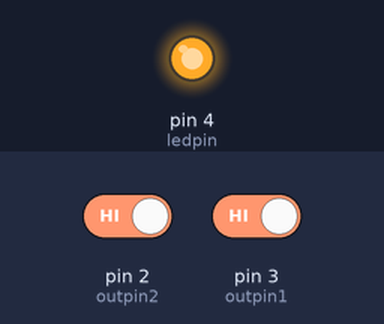
Recording of a sketch running on a simulated Arduino Uno, built with avr-gcc and run on an emulated ATmega328P. Shown: output pins drawn as LEDs (lit = HIGH). The inputs (shaded band) are chosen by the test bench; at power-on: pin 2 (outpin2) HIGH, pin 3 (outpin1) HIGH.

Above: at 1.2 s.
1.3 s: pin 2 (outpin2) driven LOW
At 1.7 s:
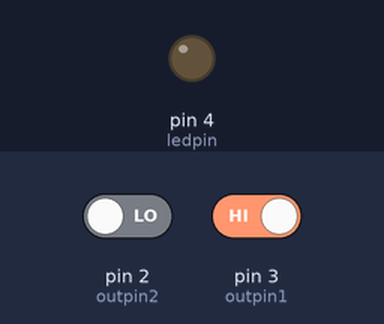
2.8 s: pin 2 (outpin2) driven HIGH
At 4.0 s:
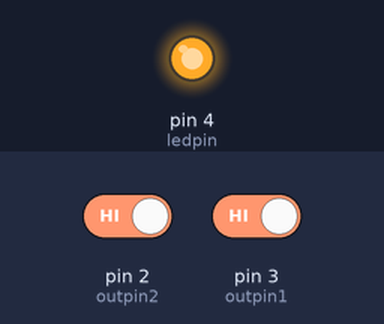
4.3 s: pin 3 (outpin1) driven LOW
At 5.1 s:
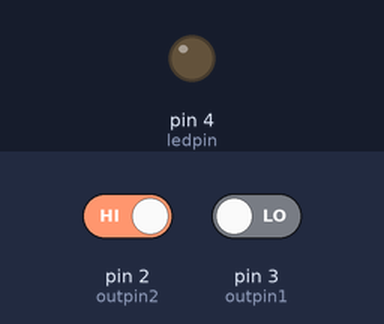
Timing chart, 0 to 7.3 s (numbered marks = the images above; inputs shaded):
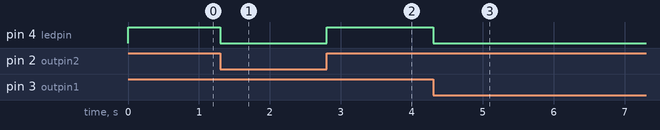

Measured:
- after the input at 1.3 s, pin 4 (ledpin): HIGH → LOW at once
- after the input at 2.8 s, pin 4 (ledpin): LOW → HIGH at once
- after the input at 4.3 s, pin 4 (ledpin): HIGH → LOW at once

The sketch:

circuito_paragens_rm.ino
```cpp
#define outpin1 3
#define outpin2 2
#define ledpin 4


void setup() {
  pinMode(outpin2, INPUT);
  pinMode(outpin1, INPUT);
  pinMode(ledpin, OUTPUT);

}

void loop() {

  int leitura1 = digitalRead(outpin1);
  int leitura2 = digitalRead(outpin2);

  if (leitura1 == 0|| leitura2 == 0){
    digitalWrite(ledpin, LOW);
    }
  else {
    digitalWrite(ledpin, HIGH);
  }
}
```
